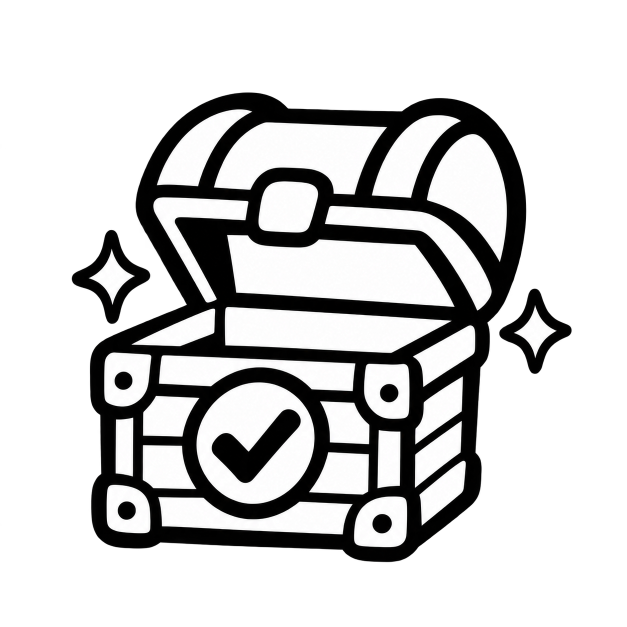
#> input picture assets_local/quest/ui/shop-complete.png, 1254 x 1254 px (shown at 1/2 size)
$ python build_shop_complete.py
#> lines starting #> are read from the running program, lines starting #| are printed output that depends on the picture
"""Pack the supplied shop-completion illustration into the existing 1-bit UI path."""
from pathlib import Path
from PIL import Image

ROOT = Path(__file__).resolve().parents[2]
SOURCE = ROOT / 'assets_local/quest/ui/shop-complete.png'
OUTPUT = ROOT / 'src/apps_local/quest/QuestShopCompleteArt.h'
image = Image.open(SOURCE).convert('RGBA')
#> image is the input picture: PIL image 1254x1254 RGBA; mean R, G, B, A 58.7, 58.6, 58.6, 108.9
bounds = image.getchannel('A').getbbox()
#> bounds = (0, 23, 1236, 1228)
assert bounds
image = image.crop(bounds)
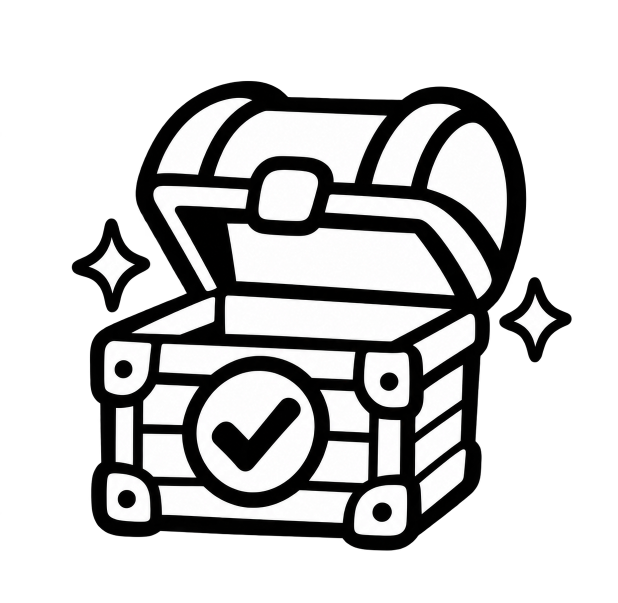
#> image: PIL image 1236x1205 RGBA (shown at 1/2 size); mean R, G, B, A 62, 61.9, 61.9, 114.9; transparent parts drawn white
image.thumbnail((128, 128), Image.Resampling.LANCZOS)
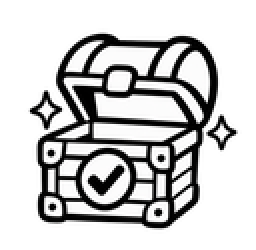
#> image: PIL image 128x125 RGBA (shown 2 times larger); mean R, G, B, A 61.9, 61.9, 61.9, 115; transparent parts drawn white
canvas = Image.new('RGBA', (128, 128), 'white')
#> canvas: PIL image 128x128 RGBA; every value is 255
canvas.alpha_composite(image, ((128 - image.width) // 2, (128 - image.height) // 2))
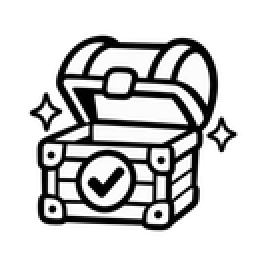
#> canvas: PIL image 128x128 RGBA (shown 2 times larger); mean R, G, B, A 202.9, 202.8, 202.9, 255
bits = canvas.convert('L').convert('1', dither=Image.Dither.NONE).tobytes()
assert len(bits) == 2048
rows = [', '.join(f'0x{b:02x}' for b in bits[n:n + 19]) for n in range(0, len(bits), 19)]
OUTPUT.write_text('#pragma once\n#include <FreeInkUI.h>\n\nnamespace questshopart {\n'
                  '// Generated by tools_local/quest/build_shop_complete.py.\n'
                  'inline constexpr uint8_t COMPLETE_BITS[] = {\n    ' + ',\n    '.join(rows) + '};\n'
                  'inline constexpr freeink::ui::BitmapRef COMPLETE = {COMPLETE_BITS, 128, 128, '
                  'freeink::ui::BitmapFormat::Mask1};\n}  // namespace questshopart\n', 'utf8', newline='\n')
print('Shop illustration:', len(bits), 'bytes in Flash')
#| Shop illustration: 2048 bytes in Flash
